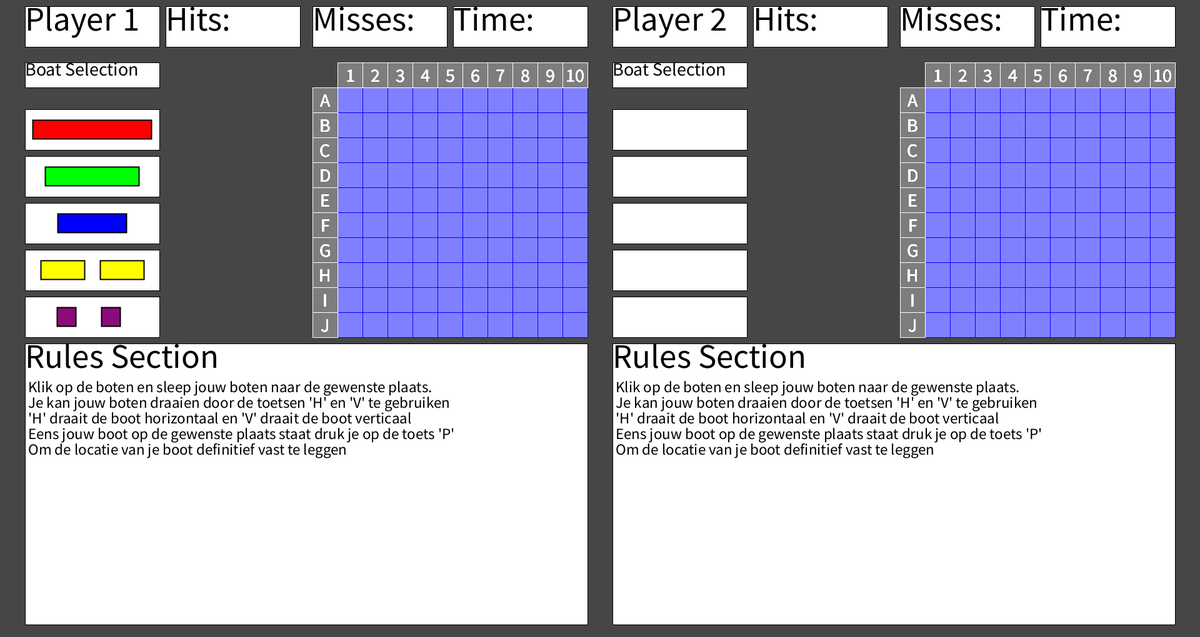
Frame 1 (no input)
Frame 60 (the mouse pressed at the canvas centre just before this capture): identical to frame 1, image omitted
Frame 120 (the mouse held since frame 60 and released just before this capture): identical to frame 1, image omitted

The Processing sketch that drew this single still picture (run headless with seeded random() and noise(); from frame 60 on, the mouse is pressed at the canvas centre):

// Processing sketch: sketch_10_04_19u32
// ── sketch_10_04_19u32.pde
Vakjes zee = new Vakjes();
Schip schepen = new Schip();

public void setup() {
  size (1920, 1020);
  frameRate (60);
  background (70);
}

public void draw() {
  background(70);
  zee.initialize();
  schepen.speler1Boten();
}
// ── Schip.pde
class Schip
{
  int br = 30;

  //Aircraft Carrier instantie variabelen
  float aircx = 52;
  float aircy = 192;
  float aircraftX = 52;
  float aircraftY = 192;  
  boolean mousePressedAircraft = false;
  boolean aircraftPlacement = true;
  int aircraftl = 190;
  int aircraftLength = aircraftl;
  int aircraftWidth = br;


  //Battleship instantie variabelen
  float batx = 72;
  float baty = 267;
  float battleshipX = 72;
  float battleshipY = 267;
  boolean mousePressedBattleship = false;
  boolean battleshipPlacement = false;
  int battleshipl = 150;
  int battleshipLength = battleshipl;
  int battleshipWidth = br;


  //Cruiser instantie variabelen
  float crux = 92;
  float cruy = 342;
  float cruiserX = 92;
  float cruiserY = 342;
  boolean mousePressedCruiser = false;
  boolean cruiserPlacement = false;
  int cruiserl = 110;
  int cruiserLength = cruiserl;
  int cruiserWidth = br;

  //Destroyer1 instantie variabelen
  float destrx = 65;
  float destry = 417;
  float destroyerX = 65;
  float destroyerY = 417;
  boolean mousePressedDestroyer = false;
  boolean destroyerPlacement = false;
  int destroyerl = 70;
  int destroyerLength = destroyerl;
  int destroyerWidth = br;

  //Destroyer 2 instantie variabelen
  float destr2x = 160;
  float destr2y = 417;
  float destroyer2X = 160;
  float destroyer2Y = 417;
  boolean mousePressedDestroyer2 = false;
  boolean destroyer2Placement = false;
  int destroyer2Length = destroyerl;
  int destroyer2Width = br;

  //Submarine1 instantie variabelen
  float subx = 91;
  float suby = 492;
  float submarineX = 91;
  float submarineY = 492;
  boolean mousePressedSubmarine = false;
  boolean submarinePlacement = false;
  int submarinel = 30;
  int submarineLength = submarinel;
  int submarineWidth = br;

  //submarine 2 instantie variabelen
  float sub2x = 162;
  float sub2y = 492;
  float submarine2X = 162;
  float submarine2Y = 492;
  boolean mousePressedSubmarine2 = false;
  boolean submarine2Placement = false;
  int submarine2Length = submarinel;
  int submarine2Width = br;

  boolean boatSelectionPalet = true;
  boolean boatSelectionPalet2 = true;

  boolean overBox = false;
  boolean locked = false;
  float xOffset = 0.0;
  float yOffset = 0.0;

  public void speler1Boten () {
    boatSelection ();
    aircraft();
    battleship();
    cruiser();
    destroyer1();
    destroyer2();
    submarine1();
    submarine2();
  }

  private void boatSelection () {
    if (boatSelectionPalet == true) {
      fill (255);
      stroke (0);
      rect(40, 100, 215, 40);
      for (int i=0; i<5; i++) {
        rect(40, 175 + 75 * i, 215, 65);
      }
      textSize(30); 
      textAlign (LEFT, TOP);
      fill (0);
      text("Boat Selection", 40, 100);
    }
    if (boatSelectionPalet2 == true) {
      fill (255);
      stroke (0);
      rect(980, 100, 215, 40);
      for (int i=0; i<5; i++) {        
        rect(980, 175 + 75 * i, 215, 65);
      }
      textSize(30); 
      textAlign (LEFT, TOP);
      fill (0);
      text("Boat Selection", 980, 100);
    }
  }

  //aircraft is rood

  public void aircraft () {
    if (aircraftPlacement == true) {
      if (mouseX > aircx && mouseX < aircx+aircraftl && mouseY > aircy && mouseY < aircy+br) {
        overBox = true;
        if (!locked) {
          stroke(255);
          strokeWeight(2);
          fill(161, 15, 15);
        }
        if (mousePressed) {
          mousePressedAircraft = true;
        }
      } else {
        stroke(0);
        strokeWeight(2);
        fill(255, 0, 0);
        overBox = false;
      }
      if (mousePressedAircraft == true && mousePressed) {
        if (mousePressed) {
          aircraftX = mouseX;
          aircraftY = mouseY;
        }
      }
      if (keyPressed && mousePressedAircraft) {
        if (key == 'p' || key == 'P') {
          mousePressedAircraft = false;
          aircraftPlacement = false;
          battleshipPlacement = true;
        }
      }
      if (keyPressed) {
        if (key == 'h' || key == 'H') {
          aircraftWidth = aircraftl;
          aircraftLength = br;
        }
        if (key == 'v' || key == 'V') {
          aircraftWidth = br;
          aircraftLength = aircraftl;
        }
      }
    }
    if (aircraftPlacement == false) {
      stroke(0);
      strokeWeight(2);
      fill(255, 0, 0);
    }
    rect(aircraftX, aircraftY, aircraftLength, aircraftWidth);
  }

  //battleship is groen

  public void battleship () {
    if (battleshipPlacement == true) {
      if (mouseX > batx && mouseX < batx+battleshipl && mouseY > baty && mouseY < baty+br) {
        overBox = true;
        if (!locked) {
          stroke(255);
          strokeWeight(2);
          fill(13, 131, 9);
        }
        if (mousePressed) {
          mousePressedBattleship = true;
        }
      } else {
        fill(0, 255, 0);
        stroke(0);
        strokeWeight(2);
        overBox = false;
      }
      if (mousePressedBattleship == true && mousePressed) {
        if (mousePressed) {
          battleshipX = mouseX;
          battleshipY = mouseY;
        }
      }
      if (keyPressed && mousePressedBattleship) {
        if (key == 'p' || key == 'P') {
          mousePressedBattleship = false;
          battleshipPlacement = false;
          cruiserPlacement = true;
        }
      }
      if (keyPressed) {
        if (key == 'h' || key == 'H') {
          battleshipWidth = battleshipl;
          battleshipLength = br;
        }
        if (key == 'v' || key == 'V') {
          battleshipWidth = br;
          battleshipLength = battleshipl;
        }
      }
    }
    if (battleshipPlacement == false) {
      fill(0, 255, 0);
      stroke(0);
      strokeWeight(2);
    }
    rect(battleshipX, battleshipY, battleshipLength, battleshipWidth);
  }

  //cruiser is blauw

  public void cruiser () {   
    if (cruiserPlacement == true) {
      if (mouseX > crux && mouseX < crux+cruiserl && mouseY > cruy && mouseY < cruy+br) {
        overBox = true;
        if (!locked) {
          stroke(255);
          strokeWeight(2);
          fill(11, 19, 100);
        }
        if (mousePressed) {
          mousePressedCruiser = true;
        }
      } else {
        fill(0, 0, 255);
        stroke(0);
        strokeWeight(2);
        overBox = false;
      }
      if (mousePressedCruiser == true && mousePressed) {
        if (mousePressed) {
          cruiserX = mouseX;
          cruiserY = mouseY;
        }
      }
      if (keyPressed && mousePressedCruiser) {
        if (key == 'p' || key == 'P') {
          mousePressedCruiser = false;
          cruiserPlacement = false;
          destroyerPlacement = true;
        }
      }
      if (keyPressed) {
        if (key == 'h' || key == 'H') {
          cruiserWidth = cruiserl;
          cruiserLength = br;
        }
        if (key == 'v' || key == 'V') {
          cruiserWidth = br;
          cruiserLength = cruiserl;
        }
      }
    }
    if (cruiserPlacement == false) {
      fill(0, 0, 255);
      stroke(0);
      strokeWeight(2);
    }
    rect(cruiserX, cruiserY, cruiserLength, cruiserWidth);
  }

  //destroyer is geel
  public void destroyer1() {   
    if (destroyerPlacement == true) {
      if (mouseX > destrx && mouseX < destrx+destroyerl && mouseY > destry && mouseY < destry+br) {
        overBox = true;
        if (!locked) {
          stroke(255);
          strokeWeight(2);
          fill(245, 245, 20);
        }
        if (mousePressed) {
          mousePressedDestroyer = true;
        }
      } else {
        fill(255, 255, 0);
        stroke(0);
        strokeWeight(2);
        overBox = false;
      }
      if (mousePressedDestroyer == true && mousePressed) {
        if (mousePressed) {
          destroyerX = mouseX;
          destroyerY = mouseY;
        }
      }
      if (keyPressed && mousePressedDestroyer) {
        if (key == 'p' || key == 'P') {
          mousePressedDestroyer = false;
          destroyerPlacement = false;
          destroyer2Placement = true;
        }
      }
      if (keyPressed) {
        if (key == 'h' || key == 'H') {
          destroyerWidth = destroyerl;
          destroyerLength = br;
        }
        if (key == 'v' || key == 'V') {
          destroyerWidth = br;
          destroyerLength = destroyerl;
        }
      }
    }
    if (destroyerPlacement == false) {
      fill(255, 255, 0);
      stroke(0);
      strokeWeight(2);
    }
    rect(destroyerX, destroyerY, destroyerLength, destroyerWidth);
  }

  public void destroyer2() {    
    if (destroyer2Placement == true) {
      if (mouseX > destr2x && mouseX < destr2x+destroyerl && mouseY > destr2y && mouseY < destr2y+br) {
        overBox = true;
        if (!locked) {
          stroke(255);
          strokeWeight(2);
          fill(245, 245, 20);
        }
        if (mousePressed) {
          mousePressedDestroyer2 = true;
        }
      } else {
        fill(255, 255, 0);
        stroke(0);
        strokeWeight(2);
        overBox = false;
      }
      if (mousePressedDestroyer2 == true && mousePressed) {
        if (mousePressed) {
          destroyer2X = mouseX;
          destroyer2Y = mouseY;
        }
      }
      if (keyPressed && mousePressedDestroyer2) {
        if (key == 'p' || key == 'P') {
          mousePressedDestroyer = false;
          destroyer2Placement = false;
          submarinePlacement = true;
        }
      }
      if (keyPressed) {
        if (key == 'h' || key == 'H') {
          destroyer2Width = destroyerl;
          destroyer2Length = br;
        }
        if (key == 'v' || key == 'V') {
          destroyer2Width = br;
          destroyer2Length = destroyerl;
        }
      }
    }
    if (destroyer2Placement == false) {
      fill(255, 255, 0);
      stroke(0);
      strokeWeight(2);
    }
    rect(destroyer2X, destroyer2Y, destroyer2Length, destroyer2Width);
  }

  //submarine is paars
  public void submarine1() {
    if (submarinePlacement == true) {
      if (mouseX > subx && mouseX < subx+br && mouseY > suby && mouseY < suby+submarinel) {
        overBox = true;
        if (!locked) {
          stroke(255);
          strokeWeight(2);
          fill(138, 12, 121);
        }
        if (mousePressed) {
          mousePressedSubmarine = true;
        }
      } else {
        fill(138, 12, 121);
        stroke(0);        
        strokeWeight(2);
        overBox = false;
      }
      if (mousePressedSubmarine == true && mousePressed) {
        if (mousePressed) {
          submarineX = mouseX;
          submarineY = mouseY;
        }
      }
      if (keyPressed && mousePressedSubmarine) {
        if (key == 'p' || key == 'P') {
          mousePressedSubmarine = false;
          submarinePlacement = false;
          submarine2Placement = true;
        }
      }
      if (keyPressed) {
        if (key == 'h' || key == 'H') {
          submarineWidth = submarinel;
          submarineLength = br;
        }
        if (key == 'v' || key == 'V') {
          submarineWidth = br;
          submarineLength = submarinel;
        }
      }
    }
    if (submarinePlacement == false) {
      fill(138, 12, 121);
      stroke(0);        
      strokeWeight(2);
    }    
    rect(submarineX, submarineY, submarineLength, submarineWidth);
  }

  public void submarine2() {
    if (submarine2Placement == true) {
      if (mouseX > sub2x && mouseX < sub2x+br && mouseY > sub2y && mouseY < sub2y+submarinel) {
        overBox = true;
        if (!locked) {
          stroke(255);
          strokeWeight(2);
          fill(138, 12, 121);
        }
        if (mousePressed) {
          mousePressedSubmarine2 = true;
        }
      } else {
        fill(138, 12, 121);
        stroke(0);        
        strokeWeight(2);
        overBox = false;
      }
      if (mousePressedSubmarine2 == true && mousePressed) {
        if (mousePressed) {
          submarine2X = mouseX;
          submarine2Y = mouseY;
        }
      }
      if (keyPressed && mousePressedSubmarine2) {
        if (key == 'p' || key == 'P') {
          mousePressedSubmarine2 = false;
          submarine2Placement = false;
          boatSelectionPalet = false;
        }
      }
      if (keyPressed) {
        if (key == 'h' || key == 'H') {
          submarine2Width = submarinel;
          submarine2Length = br;
        }
        if (key == 'v' || key == 'V') {
          submarine2Width = br;
          submarine2Length = submarinel;
        }
      }
    }
    if (submarine2Placement == false) {
      fill(138, 12, 121);
      stroke(0);        
      strokeWeight(2);
    }
    rect(submarine2X, submarine2Y, submarine2Length, submarine2Width);
  }
}
// ── Vakjes.pde
class Vakjes {  
  public void initialize () {
    grid();
    gridCoordBoxes();
    //tekst();
    makeTopUi ();
    rulesSection ();
    createText ();
  }

  private void grid() {
    int xCoordGrid1 = 540;
    int xCoordGrid2 = 1480;
    int yCoordGrid = 140;
    int sizeGridBox = 40;
    //Grid Creation Method
    //Looks Grid
    fill(128, 128, 255);
    stroke(0, 0, 255);
    strokeWeight(1);
    for (int i = 0; i < 10; i++) {
      for (int j = 0; j < 10; j++) {
        rect(xCoordGrid1 + sizeGridBox * i, yCoordGrid + sizeGridBox * j, sizeGridBox, sizeGridBox);
        rect(xCoordGrid2 + sizeGridBox * i, yCoordGrid + sizeGridBox * j, sizeGridBox, sizeGridBox);
      }
    }
  }

  private void gridCoordBoxes ()
  {
    int sizeCoordBox = 40;
    //Coord Creation Boxes Method
    //Looks Boxes For Coords
    fill (125);
    stroke (255);

    for (int i=0; i<10; i++) {
      for (int j=0; j<10; j++) {
        rect(540 + sizeCoordBox * i, 100, sizeCoordBox, sizeCoordBox);
        rect(1480 + sizeCoordBox * i, 100, sizeCoordBox, sizeCoordBox);
        rect(500, 140 + sizeCoordBox * j, sizeCoordBox, sizeCoordBox);
        rect(1440, 140 + sizeCoordBox * j, sizeCoordBox, sizeCoordBox);
      }
    }
    //Coords Creation Data Method
    //Grid Coords Data
    String [] letter  = {"A", "B", "C", "D", "E", "F", "G", "H", "I", "J"};
    int [] numbers  = {1, 2, 3, 4, 5, 6, 7, 8, 9, 10};
    //Looks Text
    fill (255);
    textSize(30);
    textAlign (CENTER, CENTER);

    for (int i=0; i<10; i++) {
      for (int j=0; j<10; j++) {
        text(letter [j], 520, 160 + sizeCoordBox * j); 
        text(letter [j], 1460, 160 + sizeCoordBox * j);
        text(numbers [i], 560 + sizeCoordBox * i, 120);
        text(numbers [i], 1500 + sizeCoordBox * i, 120);
      }
    }
  }

  //private void tekst() {
  //  textSize(32);
  //  fill(0, 255, 0);
  //  text("Zeeslag ingenieursproject groep: ", 520, 55);
  //  text("Selecteer jouw boten van links naar rechts en druk op 'P' om jouw boot definitief te plaatsen", 75, 950);
  //  text("Druk op 'H' om de boot horizontaal te draaien of druk op 'V' om de boot verticaal te draaien", 75, 575);
  //}


  private void makeTopUi () {
    int yCoord = 10;
    int widthBox = 215;
    int heightBox = 65;
    //Looks Box
    fill (255);
    stroke (0);
    //Player 1 Top UI
    rect(40, yCoord, widthBox, heightBox);
    rect(265, yCoord, widthBox, heightBox);
    rect(500, yCoord, widthBox, heightBox);
    rect(725, yCoord, widthBox, heightBox);
    //Player 2 Top UI
    rect(980, yCoord, widthBox, heightBox);
    rect(1205, yCoord, widthBox, heightBox);
    rect(1440, yCoord, widthBox, heightBox);
    rect(1665, yCoord, widthBox, heightBox);
  }

  private void createText () {
    int yCoordTopUi = 10;
    //text for the boxes
    textAlign (LEFT, TOP);
    textSize(55);
    fill (0);
    text("Player 1", 40, yCoordTopUi);
    text("Player 2", 980, yCoordTopUi);
    text("Hits:", 265, yCoordTopUi);
    text("Hits:", 1205, yCoordTopUi);
    text("Misses:", 500, yCoordTopUi);
    text("Misses:", 1440, yCoordTopUi);
    text("Time:", 725, yCoordTopUi);
    text("Time:", 1665, yCoordTopUi);
    text("Rules Section", 40, 550);
    text("Rules Section", 980, 550);
    textSize(25);
    text("Klik op de boten en sleep jouw boten naar de gewenste plaats.", 45, 610);
    text("Je kan jouw boten draaien door de toetsen 'H' en 'V' te gebruiken", 45, 635);
    text("'H' draait de boot horizontaal en 'V' draait de boot verticaal", 45, 660);
    text("Eens jouw boot op de gewenste plaats staat druk je op de toets 'P'", 45, 685);
    text("Om de locatie van je boot definitief vast te leggen", 45, 710);
    text("Klik op de boten en sleep jouw boten naar de gewenste plaats.", 985, 610);
    text("Je kan jouw boten draaien door de toetsen 'H' en 'V' te gebruiken", 985, 635);
    text("'H' draait de boot horizontaal en 'V' draait de boot verticaal", 985, 660);
    text("Eens jouw boot op de gewenste plaats staat druk je op de toets 'P'", 985, 685);
    text("Om de locatie van je boot definitief vast te leggen", 985, 710);
  }
  private void rulesSection () {
    fill (255);
    stroke (0);
    for (int i=0; i<2; i++) {
      rect(40+ 940 * i, 550, 900, 450);
    }
  }
}
